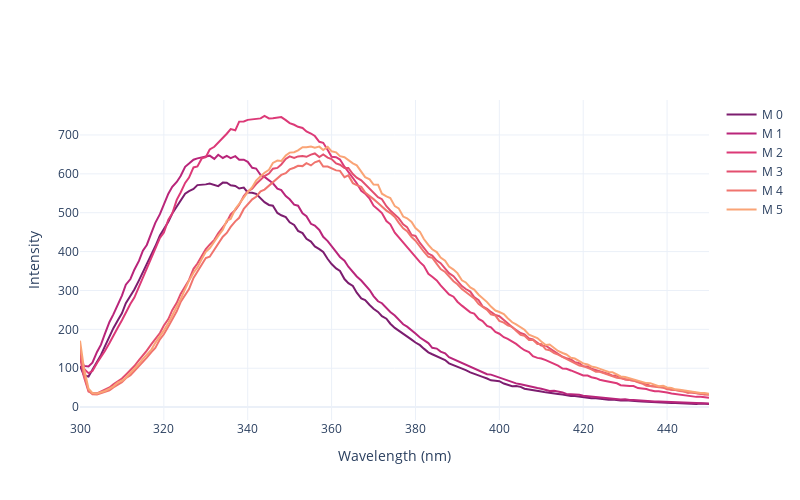

Notebook code for this chart:
### Code cell
file = 'fluo2/GuHCl5.csv'
data = read(file)
plottiamo(data)

### Figure 1 — Plotly figure (JSON) as saved in the notebook; plotly's stock layout.template omitted (floating-point values rounded to 4 significant figures; data arrays with more than 128 entries replaced by an {"elided": "..."} marker saying what was removed)
{"data": [{"line": {"color": "rgb(124, 29, 111)"}, "mode": "lines", "name": "M 0", "type": "scatter", "x": {"elided": "151 float values"}, "y": {"elided": "151 float values"}}, {"line": {"color": "rgb(185, 37, 122)"}, "mode": "lines", "name": "M 1", "type": "scatter", "x": {"elided": "151 float values"}, "y": {"elided": "151 float values"}}, {"line": {"color": "rgb(220, 57, 119)"}, "mode": "lines", "name": "M 2", "type": "scatter", "x": {"elided": "151 float values"}, "y": {"elided": "151 float values"}}, {"line": {"color": "rgb(227, 79, 111)"}, "mode": "lines", "name": "M 3", "type": "scatter", "x": {"elided": "151 float values"}, "y": {"elided": "151 float values"}}, {"line": {"color": "rgb(240, 116, 110)"}, "mode": "lines", "name": "M 4", "type": "scatter", "x": {"elided": "151 float values"}, "y": {"elided": "151 float values"}}, {"line": {"color": "rgb(250, 164, 118)"}, "mode": "lines", "name": "M 5", "type": "scatter", "x": {"elided": "151 float values"}, "y": {"elided": "151 float values"}}], "layout": {"height": 500, "width": 800, "xaxis": {"title": {"text": "Wavelength (nm)"}}, "yaxis": {"title": {"text": "Intensity"}}}}
